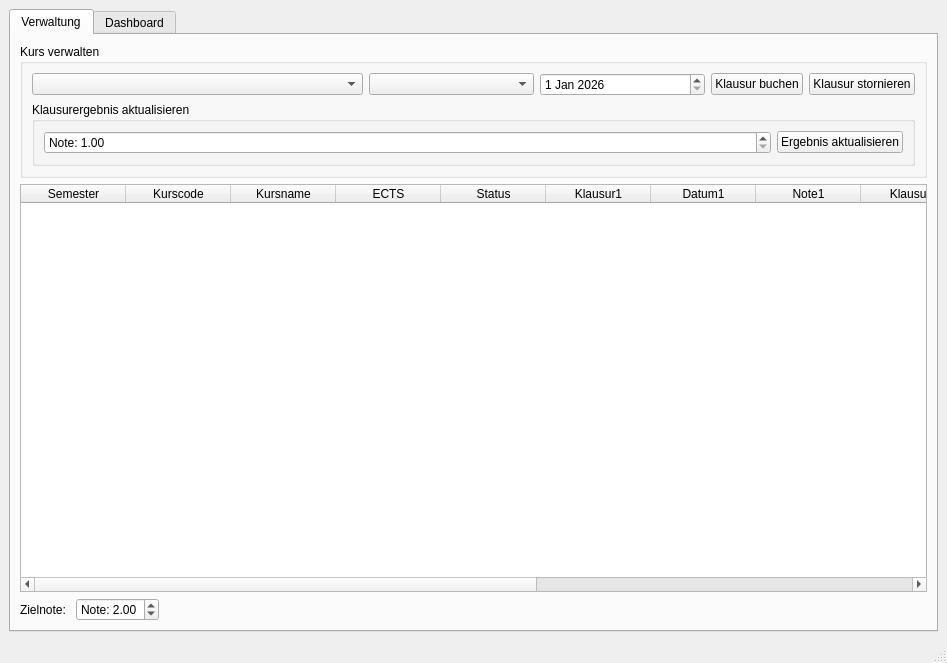
<?xml version="1.0" encoding="UTF-8"?>
<ui version="4.0">
 <class>MainWindow</class>
 <widget class="QMainWindow" name="MainWindow">
  <property name="geometry">
   <rect>
    <x>0</x>
    <y>0</y>
    <width>947</width>
    <height>663</height>
   </rect>
  </property>
  <property name="windowTitle">
   <string>IU Dashboard App</string>
  </property>
  <widget class="QWidget" name="centralwidget">
   <layout class="QVBoxLayout" name="verticalLayout_main">
    <item>
     <widget class="QTabWidget" name="tabWidget">
      <property name="currentIndex">
       <number>0</number>
      </property>
      <widget class="QWidget" name="Verwaltung">
       <attribute name="title">
        <string>Verwaltung</string>
       </attribute>
       <layout class="QVBoxLayout" name="verticalLayout_Verwaltung">
        <item>
         <widget class="QGroupBox" name="groupAddCourse">
          <property name="title">
           <string>Kurs verwalten</string>
          </property>
          <property name="maximumSize">
           <size>
            <width>16777215</width>
            <height>150</height>
           </size>
          </property>
          <layout class="QHBoxLayout" name="_2">
           <item>
            <layout class="QGridLayout" name="gridLayout_6">
             <item row="0" column="5">
              <widget class="QPushButton" name="pushButtonExamdelete">
               <property name="sizePolicy">
                <sizepolicy hsizetype="Fixed" vsizetype="Fixed">
                 <horstretch>0</horstretch>
                 <verstretch>0</verstretch>
                </sizepolicy>
               </property>
               <property name="text">
                <string>Klausur stornieren</string>
               </property>
              </widget>
             </item>
             <item row="1" column="0" colspan="6">
              <widget class="QGroupBox" name="groupBox">
               <property name="title">
                <string>Klausurergebnis aktualisieren</string>
               </property>
               <layout class="QVBoxLayout" name="verticalLayout_groupbox">
                <item>
                 <layout class="QGridLayout" name="gridLayout_7">
                  <item row="0" column="1">
                   <widget class="QDoubleSpinBox" name="doubleSpinBoxGradeExam">
                    <property name="prefix">
                     <string>Note: </string>
                    </property>
                    <property name="minimum">
                     <double>1.000000000000000</double>
                    </property>
                    <property name="maximum">
                     <double>6.000000000000000</double>
                    </property>
                    <property name="singleStep">
                     <double>0.100000000000000</double>
                    </property>
                    <property name="value">
                     <double>1.000000000000000</double>
                    </property>
                   </widget>
                  </item>
                  <item row="0" column="2">
                   <widget class="QPushButton" name="pushButtonExamresultupdate">
                    <property name="sizePolicy">
                     <sizepolicy hsizetype="Fixed" vsizetype="Fixed">
                      <horstretch>0</horstretch>
                      <verstretch>0</verstretch>
                     </sizepolicy>
                    </property>
                    <property name="text">
                     <string>Ergebnis aktualisieren</string>
                    </property>
                   </widget>
                  </item>
                 </layout>
                </item>
               </layout>
              </widget>
             </item>
             <item row="0" column="2">
              <widget class="QComboBox" name="comboBoxExamSelect">
               <property name="sizePolicy">
                <sizepolicy hsizetype="Minimum" vsizetype="Fixed">
                 <horstretch>0</horstretch>
                 <verstretch>0</verstretch>
                </sizepolicy>
               </property>
               <property name="minimumSize">
                <size>
                 <width>95</width>
                 <height>0</height>
                </size>
               </property>
               <property name="iconSize">
                <size>
                 <width>16</width>
                 <height>16</height>
                </size>
               </property>
               <property name="placeholderText">
                <string>Klausur auswählen</string>
               </property>
               <item>
                <property name="text">
                 <string>1</string>
                </property>
               </item>
               <item>
                <property name="text">
                 <string>2</string>
                </property>
               </item>
               <item>
                <property name="text">
                 <string>3</string>
                </property>
               </item>
              </widget>
             </item>
             <item row="0" column="4">
              <widget class="QPushButton" name="pushButtonExamadd">
               <property name="sizePolicy">
                <sizepolicy hsizetype="Fixed" vsizetype="Fixed">
                 <horstretch>0</horstretch>
                 <verstretch>0</verstretch>
                </sizepolicy>
               </property>
               <property name="text">
                <string>Klausur buchen</string>
               </property>
              </widget>
             </item>
             <item row="0" column="3">
              <widget class="QDateEdit" name="dateEditCourseExam">
               <property name="date">
                <date>
                 <year>2026</year>
                 <month>1</month>
                 <day>1</day>
                </date>
               </property>
              </widget>
             </item>
             <item row="0" column="0" colspan="2">
              <widget class="QComboBox" name="comboBoxCourseSelect">
               <property name="sizePolicy">
                <sizepolicy hsizetype="Minimum" vsizetype="Fixed">
                 <horstretch>0</horstretch>
                 <verstretch>0</verstretch>
                </sizepolicy>
               </property>
               <property name="minimumSize">
                <size>
                 <width>95</width>
                 <height>0</height>
                </size>
               </property>
               <property name="iconSize">
                <size>
                 <width>16</width>
                 <height>16</height>
                </size>
               </property>
               <property name="placeholderText">
                <string>Kurs auswählen</string>
               </property>
              </widget>
             </item>
            </layout>
           </item>
          </layout>
         </widget>
        </item>
        <item>
         <widget class="QTableWidget" name="tableWidgetCourses">
          <property name="sizePolicy">
           <sizepolicy hsizetype="Expanding" vsizetype="Expanding">
            <horstretch>0</horstretch>
            <verstretch>0</verstretch>
           </sizepolicy>
          </property>
          <property name="alternatingRowColors">
           <bool>true</bool>
          </property>
          <property name="selectionBehavior">
           <enum>QAbstractItemView::SelectionBehavior::SelectRows</enum>
          </property>
          <property name="columnCount">
           <number>14</number>
          </property>
          <attribute name="horizontalHeaderDefaultSectionSize">
           <number>105</number>
          </attribute>
          <attribute name="horizontalHeaderShowSortIndicator" stdset="0">
           <bool>false</bool>
          </attribute>
          <attribute name="horizontalHeaderStretchLastSection">
           <bool>true</bool>
          </attribute>
          <attribute name="verticalHeaderStretchLastSection">
           <bool>false</bool>
          </attribute>
          <column>
           <property name="text">
            <string>Semester</string>
           </property>
          </column>
          <column>
           <property name="text">
            <string>Kurscode</string>
           </property>
          </column>
          <column>
           <property name="text">
            <string>Kursname</string>
           </property>
          </column>
          <column>
           <property name="text">
            <string>ECTS</string>
           </property>
          </column>
          <column>
           <property name="text">
            <string>Status</string>
           </property>
          </column>
          <column>
           <property name="text">
            <string>Klausur1</string>
           </property>
          </column>
          <column>
           <property name="text">
            <string>Datum1</string>
           </property>
          </column>
          <column>
           <property name="text">
            <string>Note1</string>
           </property>
          </column>
          <column>
           <property name="text">
            <string>Klausur2</string>
           </property>
          </column>
          <column>
           <property name="text">
            <string>Datum2</string>
           </property>
          </column>
          <column>
           <property name="text">
            <string>Note2</string>
           </property>
          </column>
          <column>
           <property name="text">
            <string>Klausur3</string>
           </property>
          </column>
          <column>
           <property name="text">
            <string>Datum3</string>
           </property>
          </column>
          <column>
           <property name="text">
            <string>Note3</string>
           </property>
          </column>
         </widget>
        </item>
        <item>
         <layout class="QHBoxLayout" name="horizontalLayout_Goal">
          <item>
           <widget class="QLabel" name="label">
            <property name="text">
             <string>Zielnote: </string>
            </property>
           </widget>
          </item>
          <item>
           <widget class="QDoubleSpinBox" name="doubleSpinBoxGradeGoal">
            <property name="prefix">
             <string>Note: </string>
            </property>
            <property name="minimum">
             <double>1.000000000000000</double>
            </property>
            <property name="maximum">
             <double>6.000000000000000</double>
            </property>
            <property name="singleStep">
             <double>0.100000000000000</double>
            </property>
            <property name="value">
             <double>2.000000000000000</double>
            </property>
           </widget>
          </item>
          <item>
           <spacer name="horizontalSpacer_Goal">
            <property name="orientation">
             <enum>Qt::Orientation::Horizontal</enum>
            </property>
            <property name="sizeHint" stdset="0">
             <size>
              <width>40</width>
              <height>20</height>
             </size>
            </property>
           </spacer>
          </item>
         </layout>
        </item>
       </layout>
      </widget>
      <widget class="QWidget" name="Dashboard">
       <attribute name="title">
        <string>Dashboard</string>
       </attribute>
       <layout class="QGridLayout" name="gridLayout_Dashboard">
        <item row="0" column="0">
         <widget class="QWidget" name="widgetChartBL" native="true">
          <layout class="QGridLayout" name="gridLayout"/>
         </widget>
        </item>
        <item row="0" column="1">
         <widget class="QWidget" name="widgetChartTR" native="true">
          <layout class="QGridLayout" name="gridLayout_2"/>
         </widget>
        </item>
        <item row="1" column="0">
         <widget class="QWidget" name="widgetChartBL_2" native="true">
          <layout class="QGridLayout" name="gridLayout_3"/>
         </widget>
        </item>
        <item row="1" column="1">
         <widget class="QWidget" name="widgetChartBR" native="true">
          <layout class="QGridLayout" name="gridLayout_4"/>
         </widget>
        </item>
       </layout>
      </widget>
     </widget>
    </item>
   </layout>
  </widget>
  <widget class="QMenuBar" name="menubar">
   <property name="geometry">
    <rect>
     <x>0</x>
     <y>0</y>
     <width>947</width>
     <height>33</height>
    </rect>
   </property>
  </widget>
  <widget class="QStatusBar" name="statusbar"/>
  <action name="actionBeenden">
   <property name="text">
    <string>Beenden</string>
   </property>
  </action>
 </widget>
 <resources/>
 <connections/>
</ui>
